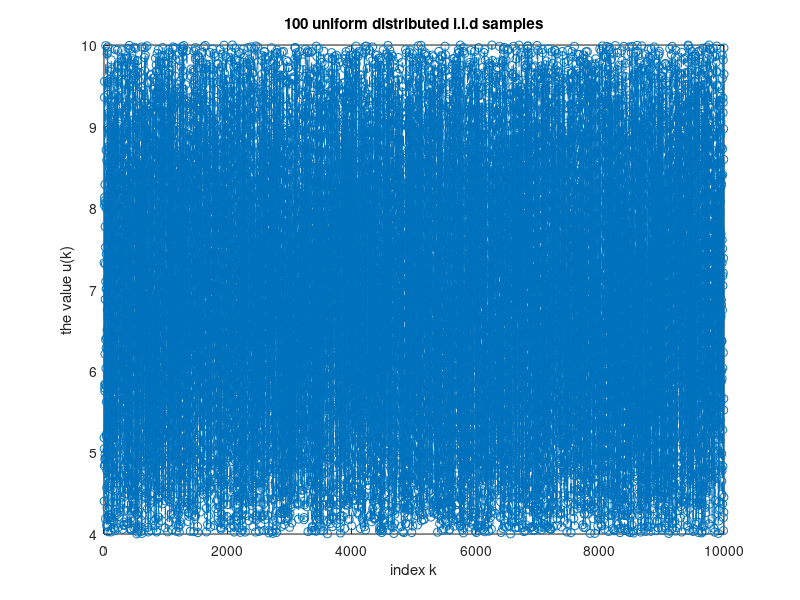
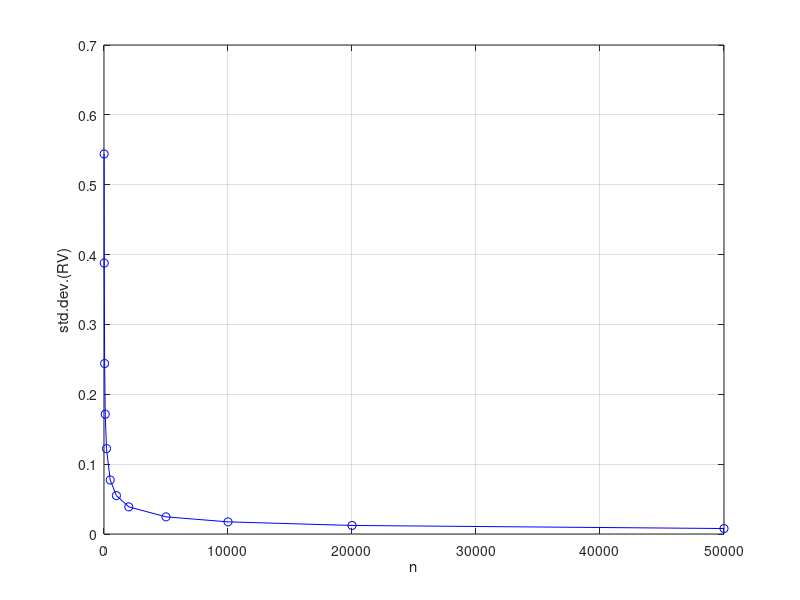
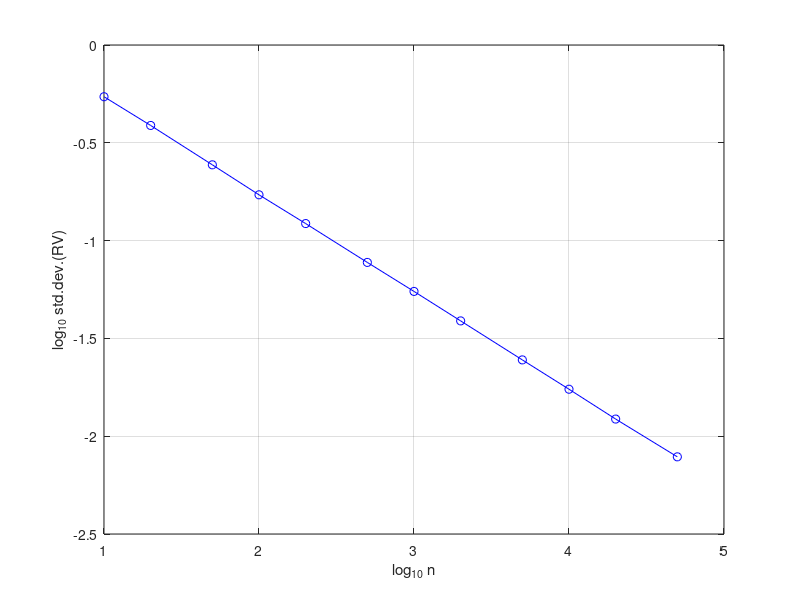
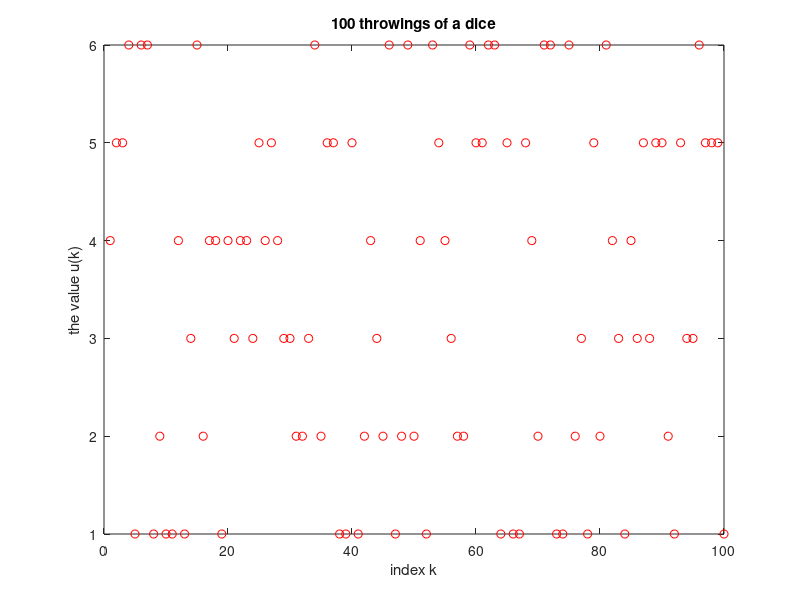

MATLAB code to generate these figures, in order:
%% Random variables
%% Part 1: (0.5 point) Generate independent random variables with uniform distribution
% Generate n=100 i.i.d (independent and identically distributed) random variables with distribution U(a,b)
n = 10000
u=4+6*rand(n,1);
figure(1)
plot(u,'o--')
title('100 uniform distributed i.i.d samples')
xlabel('index k')
ylabel('the value u(k)')
grid
% Estimate the mean of the generated variables 
estim_mean_u = sum(u)/n
% Estimate the standard deviation of the generated variables
estim_stand_dev_u = std(u)

% Q1: What is the range (a,b) of the generated (simulated) values u(1),...,u(1000)?  

% Q2: What is the mean value for data with distribution  U(a,b) (check the estimated value estim_mean_u)?

% Q3: What is the standard deviation of the distribution U(a,b) (check the estimated value estim_stand_dev_u)?

%% Part 2: (0.5 point) Repeat the above process for different values of n 
%% Study the new random variable RV = estim_mean_u = sum(u)/n from Part 1

% Several values for n used in the simulation study:
n1= [10 20 50 100 200 500 1000 2000 5000 10000 20000 50000]
std_dev_RV = []; true_std_dev_RV=[];
for i1 = 1:12
    n = n1(i1);
    % repeat for 10000 realizations
    RV = zeros( 10000, 1);
    for nrealiz = 1:10000
        % generate n independent values distributed as U(a,b)
        u = 4 + 6 * rand(n,1);
        % estimate the mean of the generated values
        RV(nrealiz) = sum(u)/n; % a new  value of the random variable
    end
    % check what was the estimated standard deviation of RV, based on data
    std_dev_RV(i1) = std(RV);
    % check some candidate theoretical formula
    std_dev_u = 6/sqrt(12);
    true_std_dev_RV(i1) = std_dev_u/sqrt(n);
    std_dev_RV(i1)/true_std_dev_RV(i1)
end

figure(2),plot(n1,std_dev_RV,'ob-'), grid on, xlabel('n'),ylabel('std.dev.(RV)')
figure(3),plot(log10(n1),log10(std_dev_RV),'ob-'),grid on, 
xlabel('log_1_0 n'),ylabel('log_1_0 std.dev.(RV)')

figure(4),plot(n1,std_dev_RV,'ob-', n1,true_std_dev_RV,'dr-'), grid on, xlabel('n'),ylabel('std.dev.(RV)')
figure(5),plot(log10(n1),log10(std_dev_RV),'ob-'),hold on
plot(log10(n1),log10(true_std_dev_RV),'dr-')
grid on, xlabel('log_1_0 n'),ylabel('log_1_0 std.dev.(RV)')
figure(6),plot(log10(n1),std_dev_RV./true_std_dev_RV,'ob-',0,0),grid on,  xlabel('log_1_0 n')

% Q4: In Figure 2 one can see the estimated standard deviation of the RV as
% a function of te number of datapoints, n
% In Figure 3 one can see the same, but with logarithmic scales. From
% Figure 3 one can infer that a) std_dev(RV) = const/n or b)std_dev(RV) = const*n
% or c) std_dev(RV) = const1*log10(n)+const2

% Q5: In Figure 4 and 5 one can check the matching of the formula derived
% using handling of the expectation operator with the simulated data
% presented in the pdf
% The precision of match between the simulated data and theoretical formula
% is:
% a) Better at low n, because n is on denominator b) Better at high n because we have more data for estimating parameters
% c) Anyway, quite the same precison for all n values, because the number of realizations are the same at each n

%% Part 3. (0.5 point) Generate a discrete random variable having values in the alphabet {1,2,3,4,5,6}
N= 1200000;
u=6*rand(N,1); % generate N = 1200000 uniform distributed values in [0,6)
ui = 1+floor(u); % quantize u to integer values
figure(4)
plot(ui(1:100),'or')
title('100 throwings of a dice')
xlabel('index k')
ylabel('the value u(k)')
% number of occurences of {1,2,3,4,5,6}
hc = hist(ui,min(ui):max(ui))
normalized_histogram = hc/sum(hc)
normalized_histogram-1/6
cumulative_histogram(1) = normalized_histogram(1);
for i = 2:6
    cumulative_histogram(i) = cumulative_histogram(i-1) + normalized_histogram(i);
end
figure(7)
plot(1:6,hc,'or',0,0,[0 6],N/6*[1 1],'b--')
xlabel('value on the dice')
ylabel('number of occurences')

%% Questions 2.1-2.3
% Q2.1. What is the ideal probability mass function of the random variable ui
%       {p(1),p(2),p(3),p(4),p(5),p(6)} ?
%
% Q2.2. What is the estimated  probability mass function of the random variable ui, when N = 1200000?
%    {hat_p(1),hat_p(2),hat_p(3),hat_p(4),hat_p(5),hat_p(6)} ?
%
% Q2.3 What is the ideal cumulative distribution function F(ui) = Prob(Ui<=ui)?

%% Part 4. (1.5 point) Compute the sum of two consecutive dice throwings
for i = 1:(N/2-1)
    uip(i) = ui(1+2*i) + ui(2+2*i); % this is the sum of two dice
    uip1(i) = ui(1+2*i);
    uip2(i) = ui(2+2*i);
end
figure(8)
plot(uip(1:100),'or')
title('100 throwings of a pair of dice')
xlabel('index k')
ylabel('the value u(k)')
% number of occurences of {2,3,4,5,6,7,8,9,10,11,12}
hc2 = hist(uip,min(uip):max(uip))
figure(9)
plot(min(uip):max(uip),36*hc2/sum(hc2),'or')
grid on
xlabel('sum of values on two dice')
ylabel('36*empirical probability')
 
% Variance of uip
N1 = length(uip);
muip = sum(uip)/N1
C1 = sum((uip-muip).^2)/length(uip)

% Correlation of uip with uip1, and uip with uip2

muip1 = sum(uip1)/N1
muip2 = sum(uip2)/N1
C1 = sum((uip1-muip1).*(uip-muip))/length(uip)
C2 = sum((uip2-muip2).*(uip-muip))/length(uip)

% Correlation of uip1 with uip2
C3 = sum((uip1-muip1).*(uip2-muip2))/length(uip)


%% Questions (1.5 points) to be answere as an essay
% 3.1. What is the ideal probability mass function
%       {p_uip(2),p_uip(3),...,p_uip(12)} ?
%
% 3.2. What is the estimated probability mass function
%       {hat_p_uip(2),hat_p_uip(3),...,hat_p_uip(12)} ?
%
% 3.3. What is the mean value of uip?
%       Hint: mean_val = p_uip(2)*uip(2) +... p_uip(12)*uip(12)?
%
% 3.4. What is the variance of uip?
%       Hint: var(uip) = p_uip(2)*(uip(2)-mean_val)^2 + ...  p_uip(12)*(uip(12)-mean_val)^2
%
% 3.5 Can you evaluate the ideal values of C1, C2 and C3?   


